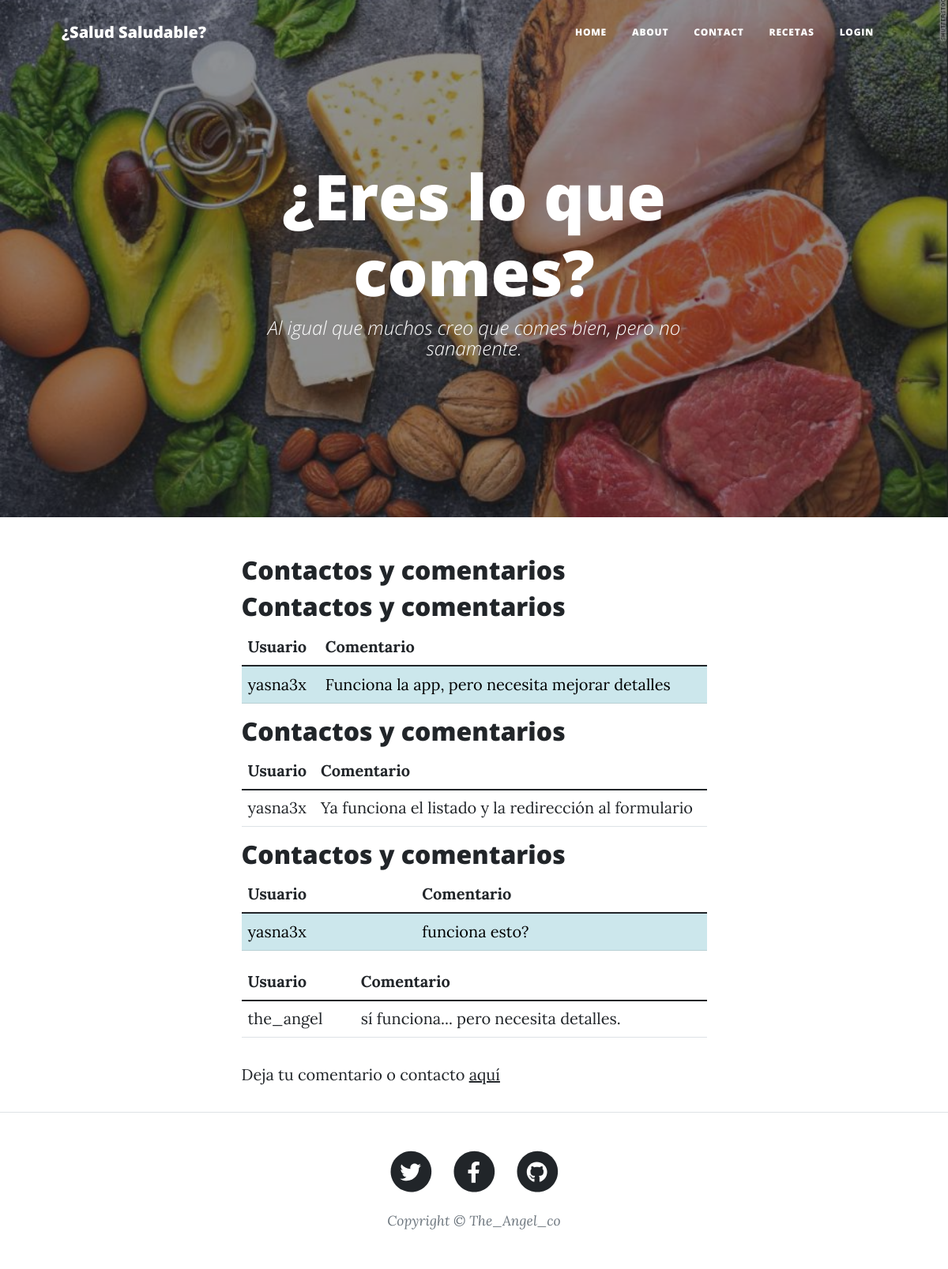
Page /contact/ on the committed database.
### contact/models.py (models this page shows, shortened)
class Contact(models.Model):
    usuario = models.CharField(max_length=50)
    email = models.EmailField(max_length=100)
    categoria = models.IntegerField(choices=opciones_contacto)
    mensaje = models.TextField()

### contact/views.py (the view)
# urls.py: path('',views.listar_comentarios,name='contact'),
def listar_comentarios(request):
    comentarios = {
    'coments': Contact.objects.all(),
    'id': 1
    }
    return render(request,'contact/listar_comentarios.html',comentarios)

### contact/templates/contact/listar_comentarios.html
{% extends 'blog/layout.html' %}
{% block content %}
    <div class="bd-exmaple">
        {% for coment in coments %}
        {% if coment is not None %}
        <h2>Contactos y comentarios</h2>
        <table class="table">
            <thead>
                <tr>
                    <th scope="col">Usuario</th>
                    <th scope="col">Comentario</th>
                </tr>
            </thead>
            <tbody>
                    {% if coment.id|divisibleby:2 == 0 %}
                <tr class="table-primary">
                    {% else %}
                <tr class="table-secundary"></tr>
                    {% endif %}
                    <td>{{ coment.usuario }}</td>
                    <td>{{ coment.mensaje }}</td>
                </tr>
            </tbody>
            {% endif %}
        {% endfor %}
        </table>
        <p>Deja tu comentario o contacto <a href="{% url 'formulario' %}">aquí</a></p>
    </div>
{% endblock %}

### blog/templates/blog/layout.html (shortened to what this page needs)
{% load static %}
<!DOCTYPE html>
<html lang="en">
    <head>
        <link href="{% static 'css/styles.css' %}" rel="stylesheet" />
    </head>
    <body>
        <nav class="navbar navbar-expand-lg navbar-light" id="mainNav">
            <div class="container px-4 px-lg-5">
                <a class="navbar-brand" href="{% url 'home' %}">¿Salud Saludable?</a>
                <div class="collapse navbar-collapse" id="navbarResponsive">
                    <ul class="navbar-nav ms-auto py-4 py-lg-0">
                        <li class="nav-item"><a class="nav-link px-lg-3 py-3 py-lg-4" href="{% url 'home' %}">Home</a></li>
                        <li class="nav-item"><a class="nav-link px-lg-3 py-3 py-lg-4" href="{% url 'about' %}">About</a></li>
                        <li class="nav-item"><a class="nav-link px-lg-3 py-3 py-lg-4" href="{% url 'contact' %}">Contact</a></li>
                        <li class="nav-item"><a class="nav-link px-lg-3 py-3 py-lg-4" href="{% url 'listar_receta' %}">Recetas</a></li>
                        <li class="nav-item"><a class="nav-link px-lg-3 py-3 py-lg-4" href="{% url 'login' %}">Login</a></li>
                    </ul>
                </div>
            </div>
        </nav>
        <header class="masthead" style="background-image: url('{% static 'assets/img/fondo-bg.jpg' %}')";>
            <div class="container position-relative px-4 px-lg-5">
                <div class="row gx-4 gx-lg-5 justify-content-center">
                    <div class="col-md-10 col-lg-8 col-xl-7">
                        <div class="site-heading">
                            <h1>¿Eres lo que comes?</h1>
                            <span class="subheading"><i>Al igual que muchos creo que comes bien, pero no sanamente.</i></span>
                        </div>
                    </div>
                </div>
            </div>
        </header>
        <div class="container px-4 px-lg-5">
            <div class="row gx-4 gx-lg-5 justify-content-center">
                <div class="col-md-10 col-lg-8 col-xl-7">
                    {% block content %}
                    {% endblock %}
                </div>
            </div>
        </div>
        <footer class="border-top">
            <div class="container px-4 px-lg-5">
                <div class="row gx-4 gx-lg-5 justify-content-center">
                    <div class="col-md-10 col-lg-8 col-xl-7">
                        <ul class="list-inline text-center">
                            <li class="list-inline-item">
                                <a href="#!">
                                    <span class="fa-stack fa-lg">
                                        <i class="fas fa-circle fa-stack-2x"></i>
                                        <i class="fab fa-twitter fa-stack-1x fa-inverse"></i>
                                    </span>
                                </a>
                            </li>
                            <li class="list-inline-item">
                                <a href="#!">
                                    <span class="fa-stack fa-lg">
                                        <i class="fas fa-circle fa-stack-2x"></i>
                                        <i class="fab fa-facebook-f fa-stack-1x fa-inverse"></i>
                                    </span>
                                </a>
                            </li>
                            <li class="list-inline-item">
                                <a href="#!">
                                    <span class="fa-stack fa-lg">
                                        <i class="fas fa-circle fa-stack-2x"></i>
                                        <i class="fab fa-github fa-stack-1x fa-inverse"></i>
                                    </span>
                                </a>
                            </li>
                        </ul>
                        <div class="small text-center text-muted fst-italic">Copyright &copy; The_Angel_co</div>
                    </div>
                </div>
            </div>
        </footer>
    </body>
</html>

### rows in the picture
Contact: usuario "yasna3x", mensaje "Funciona la app, pero necesita mejorar detalles"
Contact: usuario "yasna3x", mensaje "Ya funciona el listado y la redirección al formulario"
Contact: usuario "yasna3x", mensaje "funciona esto?"
Contact: usuario "the_angel", mensaje "sí funciona... pero necesita detalles."
